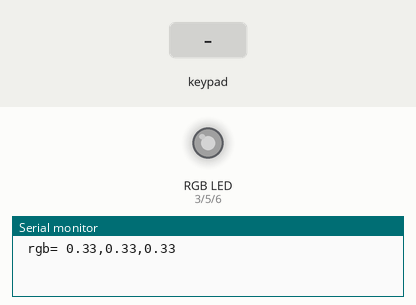
Bench run of a sketch on a simulated Arduino Uno, built with avr-gcc and run on an emulated ATmega328P. On the bench: an RGB LED mixed from three pins (HIGH = lit), the last lines printed to the serial monitor. The test bench sets the inputs (shaded band). Dim RGB values are drawn brighter than linear.

Above: at 1.2 s.
1.3 s: keypad keys 7 + 5 = pressed 0.4 s apart
At 3.9 s:
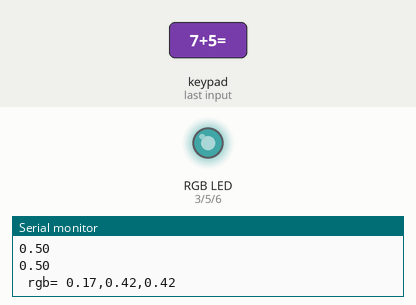
4.4 s: key '#' pressed
At 4.7 s:
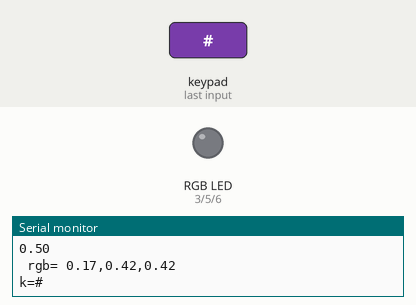
5.9 s: keypad keys 9 - 4 = pressed 0.4 s apart
At 7.6 s:
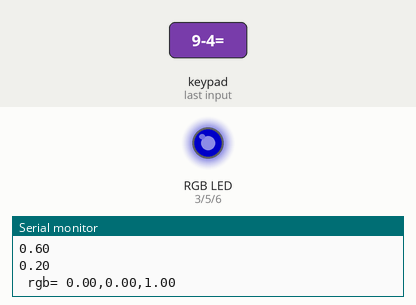
9.0 s: keypad keys 1 0 1 1 1 2 1 3 = pressed 0.4 s apart
At 10.7 s:
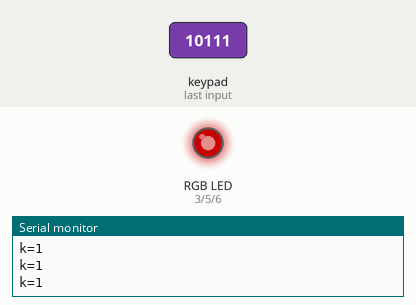
14.1 s: key '6' pressed
At 14.5 s:
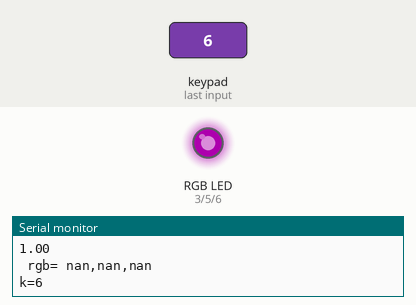
15.6 s: key '1' pressed
At 16.9 s:
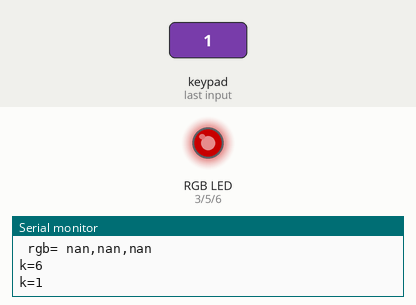
Timing chart, 0 to 18.1 s (numbered marks = the images above; inputs shaded):
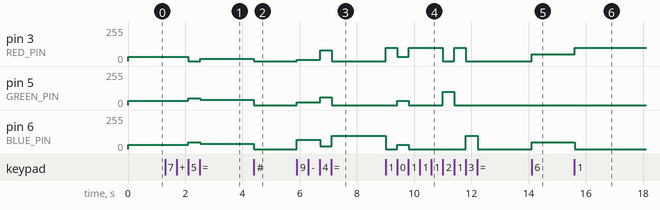

The sketch:

color_calc.ino
```cpp
#include <Keypad.h>
#include <Key.h>


#include <math.h>

#define RED_PIN 3
#define GREEN_PIN 5
#define BLUE_PIN 6


#define COLOR_NONE 100
#define COLOR_DEFAULT 0

#define OP_NONE 0
#define OP_PLUS 1
#define OP_MINUS 2
#define OP_SET 3

#define MAX_Y 100.0

//Keypad setup: http://www.circuitbasics.com/how-to-set-up-a-keypad-on-an-arduino/, https://playground.arduino.cc/code/keypad

float colsTable[] = {
  0.33, 0.33, 0.33,
  1, 0, 0,
  0, 1, 0,
  0, 0, 1,
  0.8, 0.6, 0.2,
  0, 0.5, 0.5,
  0.5, 0, 0.5,
  0.2, 0.5, 0.3,
  0.7, 0.2, 0.1,
  0.1, 0.2, 0.7
};

const byte rows = 4; //four rows
const byte cols = 4; //three columns
char keys[rows][cols] = {
  {'1', '2', '3', '+'},
  {'4', '5', '6', '-'},
  {'7', '8', '9', 'S'},
  {'C', '0', '#', '='}
};
//byte rowPins[rows] = {2, 3, 4, 5};
byte rowPins[rows] = {10, 11, 12, 13};
//byte colPins[cols] = {6, 7, 8};
byte colPins[cols] = {14, 15, 16, 17};
Keypad keypad = Keypad( makeKeymap(keys), rowPins, colPins, rows, cols );


float tableR(byte i) {
  return colsTable[i * 3];
}

float tableG(byte i) {
  return colsTable[i * 3 + 1];
}

float tableB(byte i) {
  return colsTable[i * 3 + 2];
}

void setTableColor(byte i, float* r, float* g, float* b) {
  *r = tableR(i);
  *g = tableG(i);
  *b = tableB(i);

  Serial.print(" rgb= ");
  Serial.print(*r);
  Serial.print(",");
  Serial.print(*g);
  Serial.print(",");
  Serial.println(*b);
}

void addTableColor(byte i, float* r, float* g, float* b) {
  float r1 = *r + tableR(i);
  float g1 = *g + tableG(i);
  float b1 = *b + tableB(i);
  float k = 1 / (r1 + g1 + b1);
  *r = r1 * k;
  *g = g1 * k;
  *b = b1 * k;
  Serial.print(" rgb1= ");
  Serial.print(r1);
  Serial.print(",");
  Serial.print(g1);
  Serial.print(",");
  Serial.println(b1);
  Serial.print(" added ");
  Serial.println(tableR(i));
  Serial.println(tableG(i));
  Serial.println(tableB(i));
  Serial.print(" rgb= ");
  Serial.print(*r);
  Serial.print(",");
  Serial.print(*g);
  Serial.print(",");
  Serial.println(*b);
}

void subtractTableColor(byte i, float* r, float* g, float* b) {
  float r1 = max(*r - tableR(i), 0);
  float g1 = max(*g - tableG(i), 0);
  float b1 = max(*b - tableB(i), 0);
  float k = 1 / (r1 + g1 + b1);
  *r = r1 * k;
  *g = g1 * k;
  *b = b1 * k;
  Serial.print("k rgb1= ");
  Serial.print(k);
  Serial.print(" ");
  Serial.print(r1);
  Serial.print(",");
  Serial.print(g1);
  Serial.print(",");
  Serial.println(b1);
  Serial.print(" subtracted ");
  Serial.println(tableR(i));
  Serial.println(tableG(i));
  Serial.println(tableB(i));
  Serial.print(" rgb= ");
  Serial.print(*r);
  Serial.print(",");
  Serial.print(*g);
  Serial.print(",");
  Serial.println(*b);
}

byte selectedColor = 0;
float r, g, b;

byte selectedOp = OP_NONE;

void show(float r, float g, float b) {
  analogWrite(RED_PIN, r*MAX_Y);
  analogWrite(GREEN_PIN, g*MAX_Y);
  analogWrite(BLUE_PIN, b*MAX_Y);
}

void showAcc() {
  show(r, g, b);
}

void showTable(byte i) {
  show(tableR(i), tableG(i), tableB(i));
}

void setup() {
  Serial.begin(9600);
  pinMode(RED_PIN, OUTPUT);
  pinMode(GREEN_PIN, OUTPUT);
  pinMode(BLUE_PIN, OUTPUT);

  setTableColor(COLOR_DEFAULT, &r, &g, &b);
  showAcc();
}

void loop() {


  char k = keypad.getKey();

  if (k != 0) {
    Serial.print("k=");
    Serial.println(k);
  }

  switch (k) {
    case 0:
      break;
    case 'C':
      setTableColor(COLOR_DEFAULT, &r, &g, &b);
      selectedOp = OP_NONE;
      selectedColor = COLOR_NONE;
      showAcc();
      break;
    case 'S':
      selectedOp = OP_SET;
      break;
    case '+':
      selectedOp = OP_PLUS;
      break;
    case '-':
      selectedOp = OP_MINUS;
      break;
    case '=':
      if (selectedColor != COLOR_NONE) {
        if (selectedOp == OP_PLUS) {
          addTableColor(selectedColor, &r, &g, &b);
        } else if (selectedOp == OP_MINUS) {
          subtractTableColor(selectedColor, &r, &g, &b);
        }
      }
      showAcc();
      break;
    default:
      selectedColor = k - '0';
      if (selectedOp == OP_SET) {
        setTableColor(selectedColor, &r, &g, &b);
      }
      if (selectedOp != OP_NONE) {
        showTable(selectedColor);
      }
      break;
  }
}
```

Measured:
- after the input at 1.3 s, pin 3 (RED_PIN): 33/255 → 0/255 after 0.81 s, → 16/255 0.41 s later; pin 5 (GREEN_PIN), pin 6 (BLUE_PIN): 33/255 → 50/255 after 0.81 s, → 41/255 0.41 s later
- after the input at 4.4 s, pin 3 (RED_PIN): 16/255 → 0/255 at once; pin 5 (GREEN_PIN), pin 6 (BLUE_PIN): 41/255 → 0/255 at once
- after the input at 5.9 s, pin 3 (RED_PIN): 0/255 → 10/255 at once, → 80/255 0.81 s later, → 0/255 0.41 s later; pin 5 (GREEN_PIN): 0/255 → 20/255 at once, → 60/255 0.81 s later, → 0/255 0.41 s later; pin 6 (BLUE_PIN): 0/255 → 70/255 at once, → 20/255 0.81 s later, → 100/255 0.41 s later
- after the input at 9.0 s, pin 3 (RED_PIN): 0/255 → 100/255 at once, → 33/255 0.40 s later, → 100/255 0.39 s later, → 0/255 1.2 s later, … (6 changes in this stretch); pin 5 (GREEN_PIN): 0/255 → 33/255 after 0.41 s, → 0/255 0.39 s later, → 100/255 1.2 s later, → 0/255 0.40 s later
- after the input at 14.1 s, pin 3 (RED_PIN), pin 6 (BLUE_PIN): 0/255 → 50/255 at once
- after the input at 15.6 s, pin 3 (RED_PIN): 50/255 → 100/255 at once; pin 6 (BLUE_PIN): 50/255 → 0/255 at once
